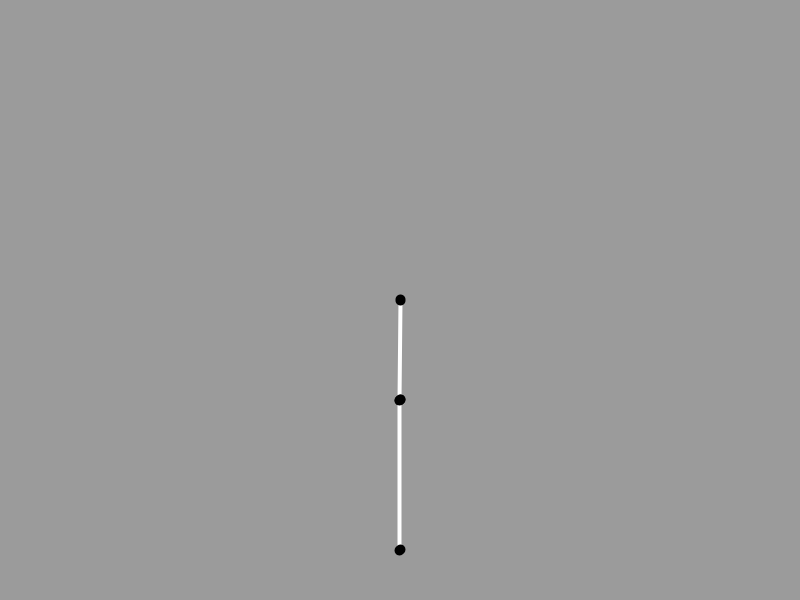
Frame 1 (no input)
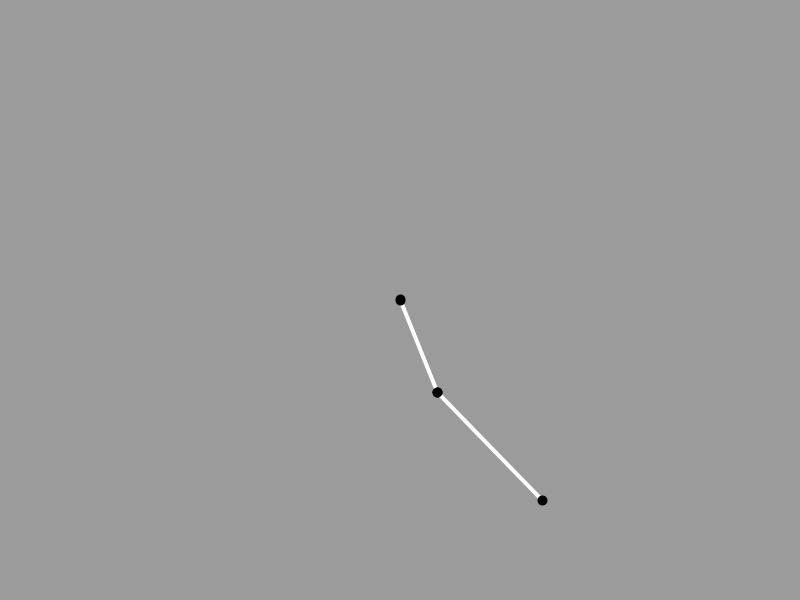
Frame 60 (the mouse pressed at the canvas centre just before this capture)
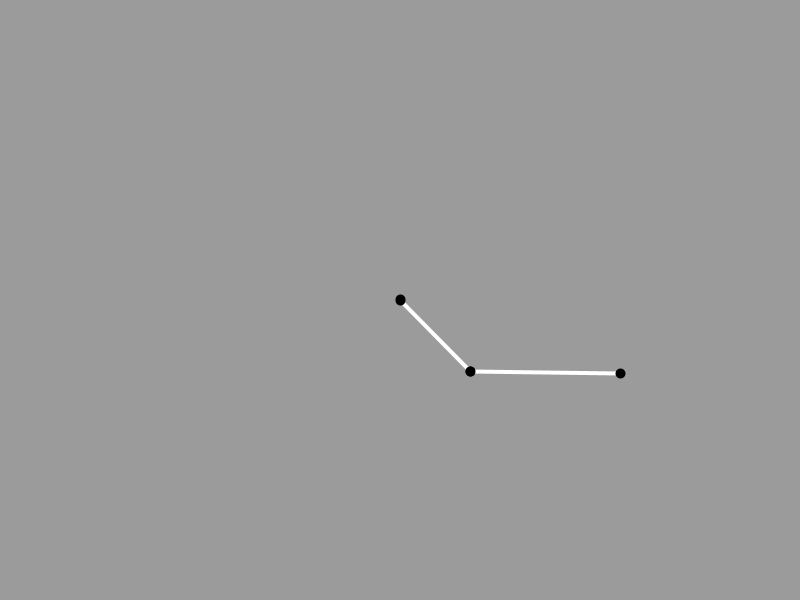
Frame 120 (the mouse held since frame 60 and released just before this capture)

The Processing sketch that drew these frames (run headless with seeded random() and noise(); from frame 60 on, the mouse is pressed at the canvas centre):

// Processing sketch: q2
// ── q2.pde
float firstArmX, firstArmY;
float secondArmX, secondArmY;
float firstArmLength = 100;
float secondArmLength = 150;
float firstArmAngle = PI;
float secondArmAngle = PI;
float firstArmAngularSpeed = - PI/480;
float secondArmAngularSpeed = - PI/240;

void setup() {
  size(800,600);
  frameRate(60);
  smooth();
}

void draw() {
  background(155);
  setupCoordinates(width/2, height/2);
  
  updateArmsPosition();
  if (secondArmAngle >= HALF_PI) {
    stepAnimation();
  }
  
  drawArm(firstArmX,firstArmY);
  translate(firstArmX,firstArmY);
  drawArm(secondArmX,secondArmY);
}

void stepAnimation() {
  firstArmAngle = firstArmAngle + firstArmAngularSpeed;
  secondArmAngle = secondArmAngle + secondArmAngularSpeed;
}

void updateArmsPosition() {
  firstArmX = firstArmLength * sin(firstArmAngle);
  firstArmY = firstArmLength * cos(firstArmAngle);
  
  secondArmX = secondArmLength * sin(secondArmAngle);
  secondArmY = secondArmLength * cos(secondArmAngle);
}

void drawArm(float x, float y) {
  stroke(255,255,255);
  strokeWeight(4);
  line(0,0,x,y);
  strokeWeight(10);
  stroke(0,0,0);
  point(0,0);
  point(x,y);
}

void setupCoordinates(float originX, float originY) {
  translate(originX, originY);
  scale(1,-1);
}
